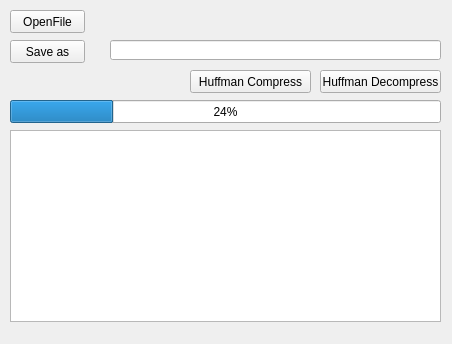
<?xml version="1.0" encoding="UTF-8"?>
<ui version="4.0">
 <class>MainWindow</class>
 <widget class="QMainWindow" name="MainWindow">
  <property name="geometry">
   <rect>
    <x>0</x>
    <y>0</y>
    <width>452</width>
    <height>344</height>
   </rect>
  </property>
  <property name="windowTitle">
   <string>MainWindow</string>
  </property>
  <widget class="QWidget" name="centralWidget">
   <widget class="QPushButton" name="pushButton_OpenFile">
    <property name="geometry">
     <rect>
      <x>10</x>
      <y>10</y>
      <width>75</width>
      <height>23</height>
     </rect>
    </property>
    <property name="text">
     <string>OpenFile</string>
    </property>
   </widget>
   <widget class="QPushButton" name="pushButton_Compress">
    <property name="geometry">
     <rect>
      <x>190</x>
      <y>70</y>
      <width>121</width>
      <height>23</height>
     </rect>
    </property>
    <property name="text">
     <string>Huffman Compress</string>
    </property>
   </widget>
   <widget class="QPushButton" name="pushButton_Decompress">
    <property name="geometry">
     <rect>
      <x>320</x>
      <y>70</y>
      <width>121</width>
      <height>23</height>
     </rect>
    </property>
    <property name="text">
     <string>Huffman Decompress</string>
    </property>
   </widget>
   <widget class="QLineEdit" name="lineEdit">
    <property name="geometry">
     <rect>
      <x>110</x>
      <y>40</y>
      <width>331</width>
      <height>20</height>
     </rect>
    </property>
   </widget>
   <widget class="QLabel" name="label_FilePath">
    <property name="geometry">
     <rect>
      <x>110</x>
      <y>10</y>
      <width>331</width>
      <height>21</height>
     </rect>
    </property>
    <property name="text">
     <string/>
    </property>
   </widget>
   <widget class="QTextBrowser" name="textBrowser">
    <property name="geometry">
     <rect>
      <x>10</x>
      <y>130</y>
      <width>431</width>
      <height>192</height>
     </rect>
    </property>
   </widget>
   <widget class="QPushButton" name="pushButton_Save">
    <property name="geometry">
     <rect>
      <x>10</x>
      <y>40</y>
      <width>75</width>
      <height>23</height>
     </rect>
    </property>
    <property name="text">
     <string>Save as</string>
    </property>
   </widget>
   <widget class="QProgressBar" name="progressBar">
    <property name="geometry">
     <rect>
      <x>10</x>
      <y>100</y>
      <width>431</width>
      <height>23</height>
     </rect>
    </property>
    <property name="value">
     <number>24</number>
    </property>
   </widget>
  </widget>
 </widget>
 <layoutdefault spacing="6" margin="11"/>
 <resources/>
 <connections/>
</ui>
